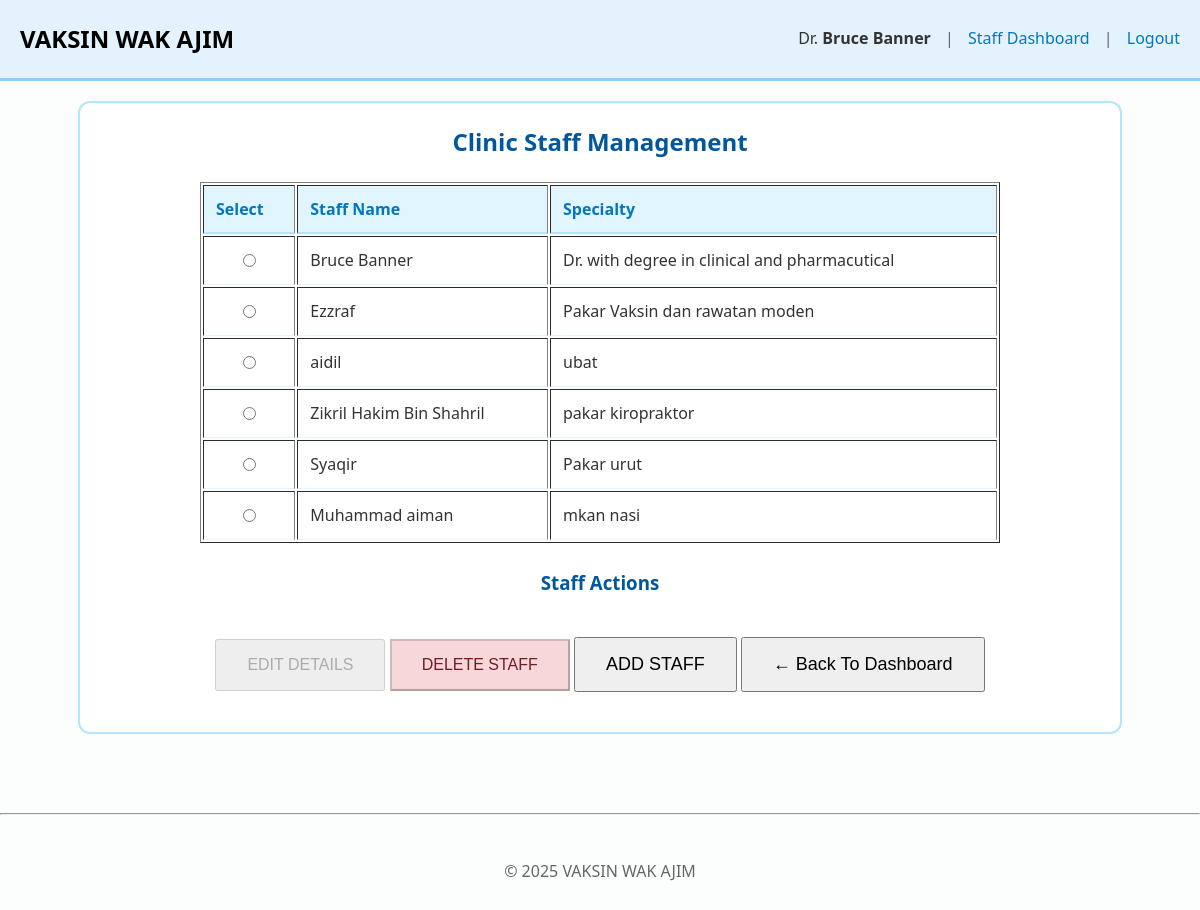
Screenshot of /WEBSITES/staff_list.php (signed in) with the database file from the repository.
### tables this page shows
CREATE TABLE `staff` (
  `staff_id` int(11) NOT NULL,
  `username` varchar(50) NOT NULL,
  `name` varchar(100) NOT NULL,
  `specialty` varchar(100) DEFAULT NULL,
  `password` varchar(20) NOT NULL
);

### WEBSITES/staff_list.php (the view, shortened to what this page needs)
<?php
include('config.php');
include('header.php');
$query = "SELECT * FROM staff";
$result = $conn->query($query);
?>
<!DOCTYPE html>
<html>
<head>
</head>
<body>
    <section>
        <center>
            <h1>Clinic Staff Management</h1>
            <table border="1" cellpadding="10" width="80%">
                <tr>
                    <th>Select</th>
                    <th>Staff Name</th>
                    <th>Specialty</th>
                </tr>
                <?php while($row = $result->fetch_assoc()): ?>
                    <tr>
                        <td align="center">
                            <input type="radio" name="staff_select" value="<?php echo $row['staff_id']; ?>"
                                onclick="enableStaffActions(this.value)">
                        </td>
                        <td><?php echo $row['name']; ?></td>
                        <td><?php echo $row['specialty']; ?></td>
                    </tr>
                <?php endwhile; ?>
            </table>
            <br>
                <h3>Staff Actions</h3>
                <a href="#" id="editStaffLink"><button id="editBtn" style="padding: 15px 30px; font-size: 16px; cursor: not-allowed;" disabled>
                EDIT DETAILS</button></a>
                <a href="#" id="deleteStaffLink" onclick="return confirmDelete()"><button id="deleteBtn" style="padding: 15px 30px; font-size: 16px; background-color: #f8d7da; color: #721c24; cursor: not-allowed;" disabled>
                DELETE STAFF</button></a>
                <a href="add_staff.php"><button style="padding: 15px 30px; font-size: 18px; margin-top: 20px; margin-bottom: 20px;">
                ADD STAFF </button></a>
                <a href="staff_dashboard.php"><button style="padding: 15px 30px; font-size: 18px; margin-top: 20px; margin-bottom: 20px;">
                ← Back To Dashboard</button></a>
        </center>
    </section>
    <br><br>
    <?php include('footer.php'); ?>
</body>
</html>

### WEBSITES/style.css (style rules this page uses)
body { font-family: 'Segoe UI', Tahoma, Geneva, Verdana, sans-serif; background-color: #fcfdfd; color: #333; margin: 0; padding: 0; line-height: 1.6; }
section, .dashboard-section { padding: 20px; max-width: 1000px; margin: 0 auto 20px auto; background-color: white; border-radius: 12px; border: 2px solid #b3e5fc; }
h1, h2, h3 { color: #01579b; margin-top: 0; }
a { color: #0277bd; text-decoration: none; font-weight: 500; }
th { background-color: #e1f5fe; color: #0277bd; padding: 12px; text-align: left; border-bottom: 2px solid #b3e5fc; }
td { padding: 12px; border-bottom: 1px solid #e1f5fe; }
input, select, textarea { padding: 10px; border: 2px solid #b3e5fc; border-radius: 6px; font-size: 14px; margin: 5px 0; background-color: #fafafa; }

### rows the page displays
staff: name "Bruce Banner", specialty "Dr. with degree in clinical and pharmacutical"
staff: name "Ezzraf", specialty "Pakar Vaksin dan rawatan moden"
staff: name "aidil", specialty "ubat"
staff: name "Zikril Hakim Bin Shahril", specialty "pakar kiropraktor"
staff: name "Syaqir", specialty "Pakar urut"
staff: name "Muhammad aiman", specialty "mkan nasi"

### other values shown
$_SESSION['staff_name'] "Bruce Banner"
